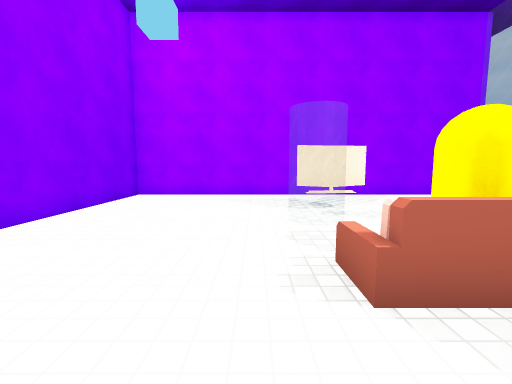
[1] (above)

16 first-person views from a walk through a 3-D level made in the Unity game engine. The camera is 1.2 m above the floor, tilts 6° down and sees 90° across. The floor is counted in squares, 1 m on a side. Each view is taken from the middle of a square. On the plan, view 1 faces up. The plan holds only what a view shows up to about 12 squares ahead; the rest is blank. The place goes on beyond the plan. The player character is not drawn. Door leaves are left out, so doorways stand open. Some surface patterns are stand-ins.

[2]
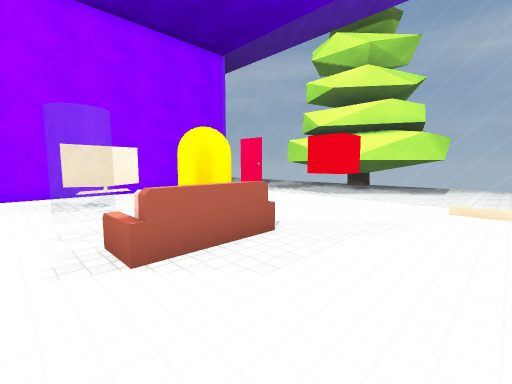

[3]
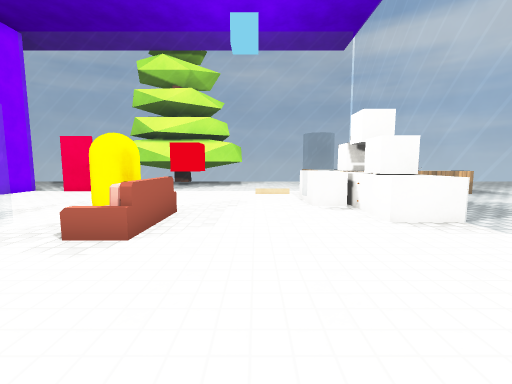

[4]
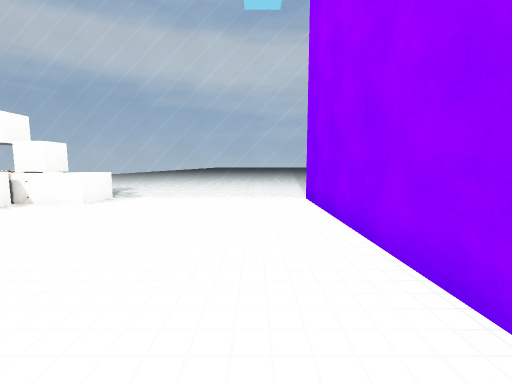

[5]
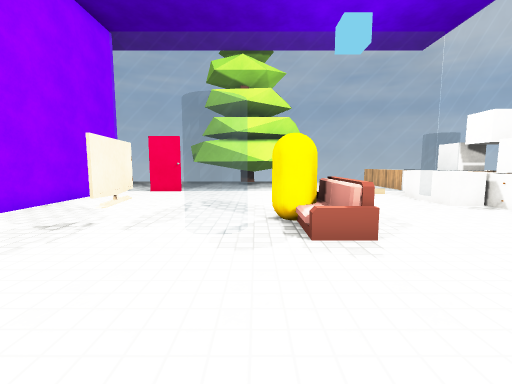

[6]
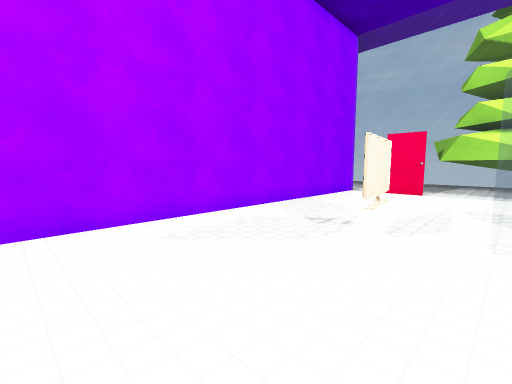

[7]
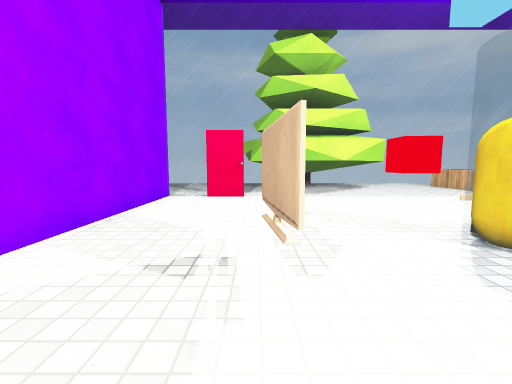

[8]
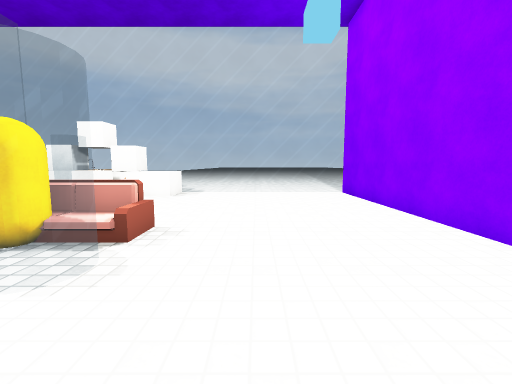

[9]
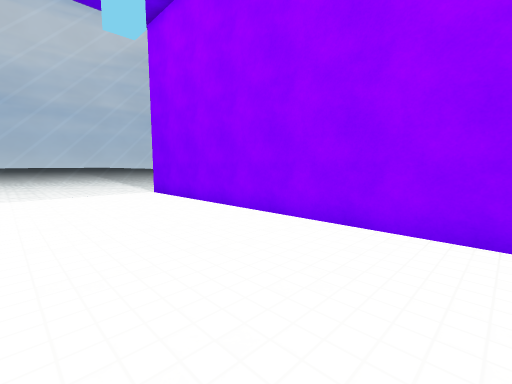

[10]
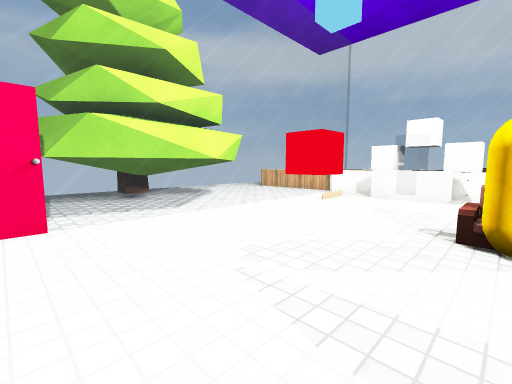

[11]
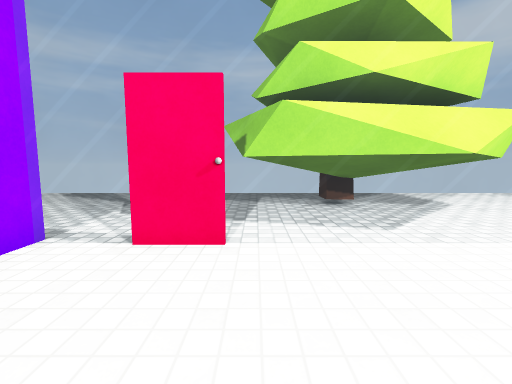

[12]
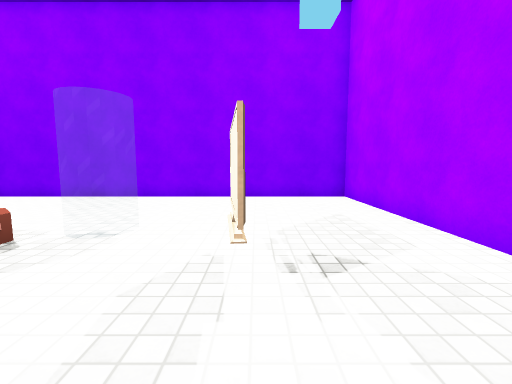

[13]
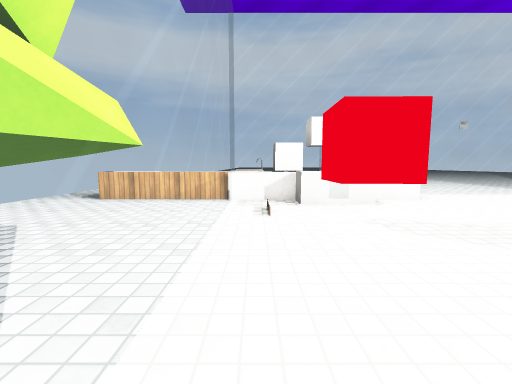

[14]
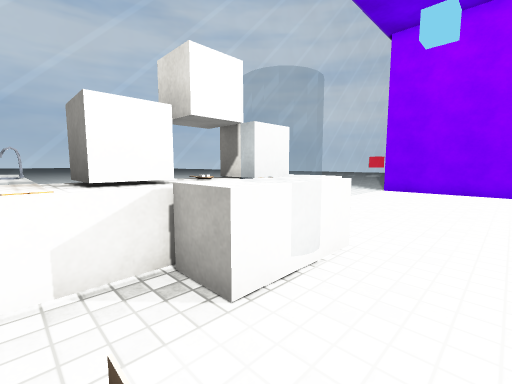

[15]
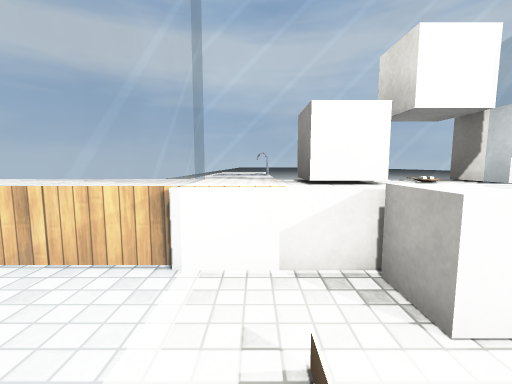

[16]
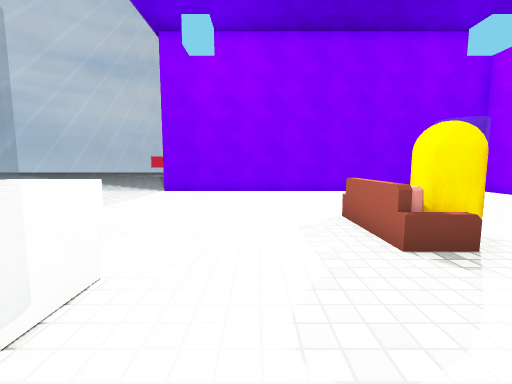

### Floor plan
Key: @ floor where view 1 was taken; # wall or solid block; . floor; D open door; = window, fence, low wall or low ledge; ^ raised ledge; T TV; C capsule; S sofa; R tree; E red cube; B block; U cube; O other object.
Columns run from 5 left of view 1 to 11 right of it. Each row starts with its distance up from view 1.
 11 ##############=.
 10 #.............=.
  9 #.............=.
  8 #.............=.
  7 #.....TTT.....=RR
  6 #.............=RR
  5 #..... .......=RR
  4 #..... .C.....=RR
  3 #.....OCC..EE.=RR
  2 #.....SSS..EE.=RR
  1 #...........DD=.R
  0 #....@........=.
 -1 #.............=.
 -2 #.........BBDD=.
 -3 #.......^ ###D^^^
 -4 =......=^U#OU^^^^
 -5 ========     ^^
 -6 ........     ^^
 -7              ^^

Positions as (right, up) in squares from view 1, and headings:
1: (0, 0), facing up
2: (0, -1), facing up-right
3: (-3, 0), facing right
4: (-3, 5), facing down
5: (-3, 4), facing right
6: (-3, 5), facing up-right
7: (-1, 7), facing right
8: (-1, 7), facing down
9: (0, 7), facing down-left
10: (3, 8), facing down-right
11: (5, 7), facing right
12: (5, 7), facing left
13: (8, 6), facing down
14: (8, 0), facing down-left
15: (8, 0), facing down
16: (7, 0), facing left
